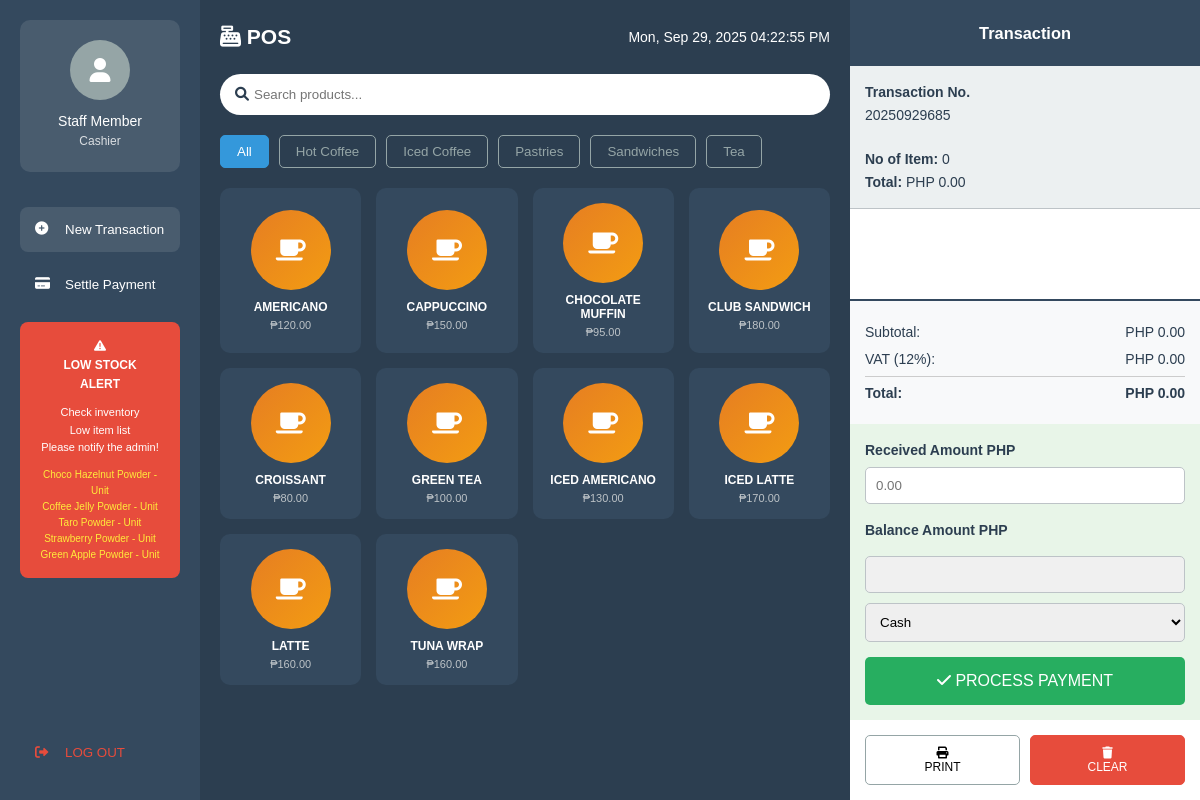
Screenshot of /staff/pages/pos.php (signed in) with the database file from the repository.
### tables this page shows
CREATE TABLE `categories` (
    `category_id` INT(11) NOT NULL AUTO_INCREMENT,
    `category_name` VARCHAR(100) NOT NULL,
    `description` TEXT,
    `status` ENUM('active', 'inactive') NOT NULL DEFAULT 'active',
    `created_at` TIMESTAMP DEFAULT CURRENT_TIMESTAMP,
    `updated_at` TIMESTAMP DEFAULT CURRENT_TIMESTAMP ON UPDATE CURRENT_TIMESTAMP,
    PRIMARY KEY (`category_id`),
    INDEX `idx_category_name` (`category_name`)
);

CREATE TABLE `products` (
    `product_id` INT(11) NOT NULL AUTO_INCREMENT,
    `product_name` VARCHAR(100) NOT NULL,
    `category_id` INT(11) NOT NULL,
    `description` TEXT,
    `price` DECIMAL(10,2) NOT NULL,
    `cost_price` DECIMAL(10,2) NOT NULL DEFAULT 0.00,
    `barcode` VARCHAR(50) UNIQUE,
    `image_path` VARCHAR(255),
    `status` ENUM('active', 'inactive') NOT NULL DEFAULT 'active',
    `created_at` TIMESTAMP DEFAULT CURRENT_TIMESTAMP,
    `updated_at` TIMESTAMP DEFAULT CURRENT_TIMESTAMP ON UPDATE CURRENT_TIMESTAMP,
    PRIMARY KEY (`product_id`),
    FOREIGN KEY (`category_id`) REFERENCES `categories`(`category_id`) ON DELETE CASCADE,
    INDEX `idx_product_name` (`product_name`),
    INDEX `idx_barcode` (`barcode`),
    INDEX `idx_category_id` (`category_id`)
);

### includes/database.php (called while the page is built, shortened)
<?php
class Database {
    private $host = 'localhost';
    private $dbname = '9bar_pos';
    private $username = 'root';
    private $password = '';
    private $charset = 'utf8mb4';
    private $pdo;
    private function connect() {
        $dsn = "mysql:host={$this->host};dbname={$this->dbname};charset={$this->charset}";
        $options = [
            PDO::ATTR_ERRMODE => PDO::ERRMODE_EXCEPTION,
            PDO::ATTR_DEFAULT_FETCH_MODE => PDO::FETCH_ASSOC,
            PDO::ATTR_EMULATE_PREPARES => false,
        ];
        try {
            $this->pdo = new PDO($dsn, $this->username, $this->password, $options);
        } catch (PDOException $e) {
            throw new PDOException($e->getMessage(), (int)$e->getCode());
        }
    }
    public function query($sql, $params = []) {
        try {
            $stmt = $this->pdo->prepare($sql);
            $stmt->execute($params);
            return $stmt;
        } catch (PDOException $e) {
            throw new PDOException($e->getMessage(), (int)$e->getCode());
        }
    }
    public function fetchAll($sql, $params = []) {
        $stmt = $this->query($sql, $params);
        return $stmt->fetchAll();
    }
}
?>

### includes/auth.php (called while the page is built, shortened)
<?php
class Auth {
    public function isLoggedIn() {
        return isset($_SESSION['logged_in']) && $_SESSION['logged_in'] === true;
    }
    public function getCurrentUser() {
        if ($this->isLoggedIn()) {
            return [
                'user_id' => $_SESSION['user_id'],
                'username' => $_SESSION['username'],
                'full_name' => $_SESSION['full_name'],
                'role' => $_SESSION['role']
            ];
        }
        return null;
    }
}
?>

### includes/functions.php (called while the page is built, shortened)
<?php
class ProductManager {
    private $db;
    public function __construct($database) {
        $this->db = $database;
    }
    public function getAllProducts() {
        $sql = "SELECT p.*, c.category_name, i.current_stock, i.minimum_stock
                FROM products p
                LEFT JOIN categories c ON p.category_id = c.category_id
                LEFT JOIN inventory i ON p.product_id = i.product_id
                WHERE p.status = 'active'
                ORDER BY p.product_name";
        return $this->db->fetchAll($sql);
    }
}
?>

### staff/pages/pos.php (the view, shortened to what this page needs)
<?php
require_once '../../includes/database.php';
require_once '../../includes/auth.php';
require_once '../../includes/functions.php';
try {
    $db = new Database();
    $auth = new Auth($db);
} catch (Exception $e) {
    die("Database connection failed: " . $e->getMessage());
}
$auth->requireLogin();
$user = $auth->getCurrentUser();
$productManager = new ProductManager($db);
$products = $productManager->getAllProducts();
$categories = $db->fetchAll("SELECT * FROM categories ORDER BY category_name");
$cartTotal = 0;
$cartQuantity = 0;
$taxAmount = $cartTotal * 0.12;
$grandTotal = $cartTotal + $taxAmount;
?>
<!DOCTYPE html>
<html lang="en">
<head>
    <link rel="stylesheet" href="../../assets/css/style.css">
    <link href="https://cdnjs.cloudflare.com/ajax/libs/font-awesome/6.0.0/css/all.min.css" rel="stylesheet">
</head>
<body>
    <div class="pos-container">
        <div class="pos-sidebar">
            <div class="cashier-info">
                <div class="cashier-avatar">
                    <i class="fas fa-user"></i>
                </div>
                <div class="cashier-name"><?php echo htmlspecialchars($user['full_name']); ?></div>
                <div style="font-size: 12px; opacity: 0.8;">Cashier</div>
            </div>
            <button class="pos-nav-item active" onclick="newTransaction()">
                <i class="fas fa-plus-circle"></i>
                <span>New Transaction</span>
            </button>
            <button class="pos-nav-item" onclick="settlePayment()">
                <i class="fas fa-credit-card"></i>
                <span>Settle Payment</span>
            </button>
            <div class="low-stock-alert">
                <i class="fas fa-exclamation-triangle"></i><br>
                <strong>LOW STOCK<br>ALERT</strong><br>
                <div style="margin: 10px 0; font-size: 11px;">
                    Check inventory<br>
                    Low item list<br>
                    Please notify the admin!
                </div>
                <div style="color: #ffeb3b; font-size: 10px;">
                    Choco Hazelnut Powder - Unit<br>
                    Coffee Jelly Powder - Unit<br>
                    Taro Powder - Unit<br>
                    Strawberry Powder - Unit<br>
                    Green Apple Powder - Unit
                </div>
            </div>
            <button class="pos-nav-item" onclick="window.location.href='?action=logout'" style="margin-top: auto; color: #e74c3c;">
                <i class="fas fa-sign-out-alt"></i>
                <span>LOG OUT</span>
            </button>
        </div>
        <div class="pos-main">
            <div class="pos-header">
                <h2><i class="fas fa-cash-register"></i> POS</h2>
                <div style="font-size: 14px;">
                    <?php echo date('D, M d, Y h:i:s A'); ?>
                </div>
            </div>
            <div class="search-bar">
                <i class="fas fa-search"></i>
                <input type="text" id="searchInput" placeholder="Search products..." onkeyup="searchProducts()">
            </div>
            <div class="category-filters">
                <button class="filter-btn active" onclick="filterProducts('all')">All</button>
                <?php foreach ($categories as $category): ?>
                <button class="filter-btn" onclick="filterProducts('<?php echo $category['category_id']; ?>')">
                    <?php echo htmlspecialchars($category['category_name']); ?>
                </button>
                <?php endforeach; ?>
            </div>
            <div class="products-grid" id="productsGrid">
                <?php foreach ($products as $product): ?>
                <button class="product-card" data-category="<?php echo $product['category_id']; ?>"
                        onclick="addToCart(<?php echo $product['product_id']; ?>)">
                    <div class="product-image">
                        <i class="fas fa-coffee"></i>
                    </div>
                    <div class="product-name"><?php echo strtoupper(htmlspecialchars($product['product_name'])); ?></div>
                    <div class="product-price">₱<?php echo number_format($product['price'], 2); ?></div>
                </button>
                <?php endforeach; ?>
            </div>
        </div>
        <div class="pos-cart">
            <div class="cart-header">
                <h3>Transaction</h3>
            </div>
            <div class="transaction-info">
                <div><strong>Transaction No.</strong></div>
                <div id="transactionNo"><?php echo date('Ymd') . str_pad(rand(1,999), 3, '0', STR_PAD_LEFT); ?></div>
                <br>
                <div><strong>No of Item:</strong> <span id="itemCount"><?php echo $cartQuantity; ?></span></div>
                <div><strong>Total:</strong> PHP <span id="cartTotal"><?php echo number_format($grandTotal, 2); ?></span></div>
            </div>
            <div class="cart-items" id="cartItems">
            </div>
            <div class="cart-summary">
                <div class="summary-row">
                    <span>Subtotal:</span>
                    <span>PHP <span id="subtotal"><?php echo number_format($cartTotal, 2); ?></span></span>
                </div>
                <div class="summary-row">
                    <span>VAT (12%):</span>
                    <span>PHP <span id="taxAmount"><?php echo number_format($taxAmount, 2); ?></span></span>
                </div>
                <div class="summary-row" style="font-weight: bold; border-top: 1px solid #ccc; padding-top: 5px;">
                    <span>Total:</span>
                    <span>PHP <span id="grandTotal"><?php echo number_format($grandTotal, 2); ?></span></span>
                </div>
            </div>
            <div class="payment-section">
                <div><strong>Received Amount PHP</strong></div>
                <input type="number" class="payment-input" id="receivedAmount" placeholder="0.00" step="0.01">
                <div style="margin: 10px 0;"><strong>Balance Amount PHP</strong></div>
                <input type="text" class="payment-input" id="balanceAmount" readonly style="background: #f0f0f0;">
                <select class="payment-input" id="paymentMethod">
                    <option value="cash">Cash</option>
                </select>
                <button class="pay-btn" onclick="processPayment()">
                    <i class="fas fa-check"></i> PROCESS PAYMENT
                </button>
            </div>
            <div class="pos-actions">
                <button class="action-btn" onclick="printReceipt()">
                    <i class="fas fa-print"></i><br>PRINT
                </button>
                <button class="action-btn clear-btn" onclick="clearCart()">
                    <i class="fas fa-trash"></i><br>CLEAR
                </button>
            </div>
        </div>
    </div>
</body>
</html>

### assets/css/style.css (style rules this page uses)
:root { --primary-color: #2c3e50; --secondary-color: #34495e; --accent-color: #e67e22; --background-light: #ecf0f1; --background-dark: #34495e; --text-dark: #2c3e50; --text-light: #ffffff; --text-muted: #95a5a6; --border-color: #bdc3c7; --shadow-light: rgba(0, 0, 0, 0.1); --shadow-medium: rgba(0, 0, 0, 0.15); --success-color: #27ae60; --warning-color: #f39c12; --danger-color: #e74c3c; --info-color: #3498db; }
* { margin: 0; padding: 0; box-sizing: border-box; }
body { font-family: 'Segoe UI', Tahoma, Geneva, Verdana, sans-serif; background-color: var(--background-light); color: var(--text-dark); line-height: 1.6; font-size: 14px; }

### staff/pages/pos.php (style rules this page uses)
.pos-container { display: flex; height: 100vh; background: #2c3e50; font-family: Arial, sans-serif; }
.pos-sidebar { width: 200px; background: #34495e; color: white; padding: 20px; display: flex; flex-direction: column; }
.cashier-info { text-align: center; margin-bottom: 30px; padding: 20px; background: rgba(255,255,255,0.1); border-radius: 10px; }
.cashier-avatar { width: 60px; height: 60px; background: #95a5a6; border-radius: 50%; margin: 0 auto 10px; display: flex; align-items: center; justify-content: center; font-size: 24px; }
.pos-nav-item { display: flex; align-items: center; padding: 15px; margin: 5px 0; border-radius: 8px; text-decoration: none; color: white; transition: background 0.3s; cursor: pointer; border: none; background: none; width: 100%; text-align: left; }
.pos-nav-item:hover, .pos-nav-item.active { background: rgba(255,255,255,0.1); }
.pos-nav-item i { margin-right: 10px; width: 20px; }
.low-stock-alert { background: #e74c3c; margin: 10px 0; border-radius: 8px; padding: 15px; text-align: center; font-size: 12px; }
.pos-main { flex: 1; background: #2c3e50; padding: 20px; overflow-y: auto; }
.pos-header { display: flex; justify-content: space-between; align-items: center; margin-bottom: 20px; color: white; }
.search-bar { display: flex; align-items: center; background: white; border-radius: 25px; padding: 8px 15px; margin-bottom: 20px; }
.search-bar input { border: none; outline: none; padding: 5px; flex: 1; }
.category-filters { display: flex; gap: 10px; margin-bottom: 20px; }
.filter-btn { padding: 8px 16px; border: 1px solid #95a5a6; background: transparent; color: #95a5a6; border-radius: 5px; cursor: pointer; transition: all 0.3s; }
.filter-btn:hover, .filter-btn.active { background: #3498db; color: white; border-color: #3498db; }
.products-grid { display: grid; grid-template-columns: repeat(auto-fill, minmax(140px, 1fr)); gap: 15px; }
.product-card { background: #34495e; border-radius: 10px; padding: 15px; text-align: center; cursor: pointer; transition: transform 0.2s; color: white; border: none; }
.product-image { width: 80px; height: 80px; background: linear-gradient(135deg, #e67e22, #f39c12); border-radius: 50%; margin: 0 auto 10px; display: flex; align-items: center; justify-content: center; font-size: 24px; color: white; }
.product-name { font-size: 12px; font-weight: bold; margin-bottom: 5px; }
.product-price { font-size: 11px; color: #bdc3c7; }
.pos-cart { width: 350px; background: white; display: flex; flex-direction: column; }
.cart-header { background: #34495e; color: white; padding: 20px; text-align: center; }
.transaction-info { padding: 15px; background: #ecf0f1; border-bottom: 1px solid #bdc3c7; }
.cart-items { flex: 1; overflow-y: auto; max-height: 300px; }
.cart-summary { padding: 15px; background: #f8f9fa; border-top: 2px solid #34495e; }
.summary-row { display: flex; justify-content: space-between; margin: 5px 0; }
.payment-section { padding: 15px; background: #e8f5e8; }
.payment-input { width: 100%; padding: 10px; margin: 5px 0; border: 1px solid #bdc3c7; border-radius: 5px; }
.pay-btn { width: 100%; padding: 15px; background: #27ae60; color: white; border: none; border-radius: 5px; font-size: 16px; cursor: pointer; margin-top: 10px; }
.pos-actions { padding: 15px; display: flex; gap: 10px; }
.action-btn { flex: 1; padding: 10px; border: 1px solid #95a5a6; background: white; cursor: pointer; border-radius: 5px; font-size: 12px; }
.clear-btn { background: #e74c3c; color: white; border-color: #e74c3c; }

### rows the page displays
categories: category_name "Hot Coffee"
categories: category_name "Iced Coffee"
categories: category_name "Pastries"
categories: category_name "Sandwiches"
categories: category_name "Tea"
products: product_name "AMERICANO", price "120.00"
products: product_name "CAPPUCCINO", price "150.00"
products: product_name "CHOCOLATE MUFFIN", price "95.00"
products: product_name "CLUB SANDWICH", price "180.00"
products: product_name "CROISSANT", price "80.00"
products: product_name "GREEN TEA", price "100.00"
products: product_name "ICED AMERICANO", price "130.00"
products: product_name "ICED LATTE", price "170.00"
products: product_name "LATTE", price "160.00"
products: product_name "TUNA WRAP", price "160.00"

### other values shown
$user['full_name'] "Staff Member"
$cartQuantity "0"
$grandTotal "0.00"
$cartTotal "0.00"
$taxAmount "0.00"
